Frame 1 (no input): blank canvas, image omitted
Frame 60 (the mouse pressed at the canvas centre just before this capture): blank canvas, image omitted
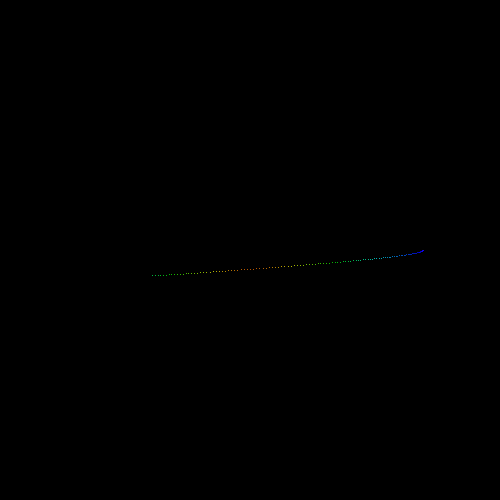
Frame 120 (the mouse held since frame 60 and released just before this capture)

The Processing sketch whose frames 1 and 60 were blank and that drew this single picture after the mouse press (run headless with seeded random() and noise(); from frame 60 on, the mouse is pressed at the canvas centre):

// Processing sketch: processing_103441
// ── processing_103441.pde

//The MIT License (MIT) - See Licence.txt for details

//Copyright (c) 2013 Mick Grierson, Matthew Yee-King, Marco Gillies

int SIZE = 500;

float CENTER = float (SIZE/2);

float scale = 1.75;

float R = scale*105;

float r = scale*50;

float rho = scale*44;

boolean playit;

int i = 0;

float start_x;
float start_y;

void setup() {

  size(500, 500);
  
  colorMode(HSB);

  background(0);

  frameRate(60);
  
  playit = true;  }

void draw() {
  
  if (playit) {
  
    float k = r/R;
    float l = rho/r;
    
    float T = radians(i);
    
    float delta_x = R*(((1 - k)*cos(T)) + ((l*k)*cos((((1 - k)/k)*T))));
    float delta_y = R*(((1 - k)*sin(T)) - ((l*k)*sin((((1 - k)/k)*T))));
    
    float spirograph_x = CENTER + delta_x;
    float spirograph_y = CENTER + delta_y;
    
    if (i == 0) {
      
      start_x = CENTER + delta_x;
      start_y = CENTER + delta_y;  }
    
    float d = dist(spirograph_x, spirograph_y, CENTER, CENTER);
    
    strokeWeight(1);
    
    stroke(d, 360, 360);
  
    point(spirograph_x,spirograph_y);
    
    if ((spirograph_x == start_x) && (i != 0)) {
      
      i = -1;
      
      scale -= 0.25;
      
      R = scale*105;

      r = scale*50;

      rho = scale*44;  }
    
    i += 1;
    
  }

}
